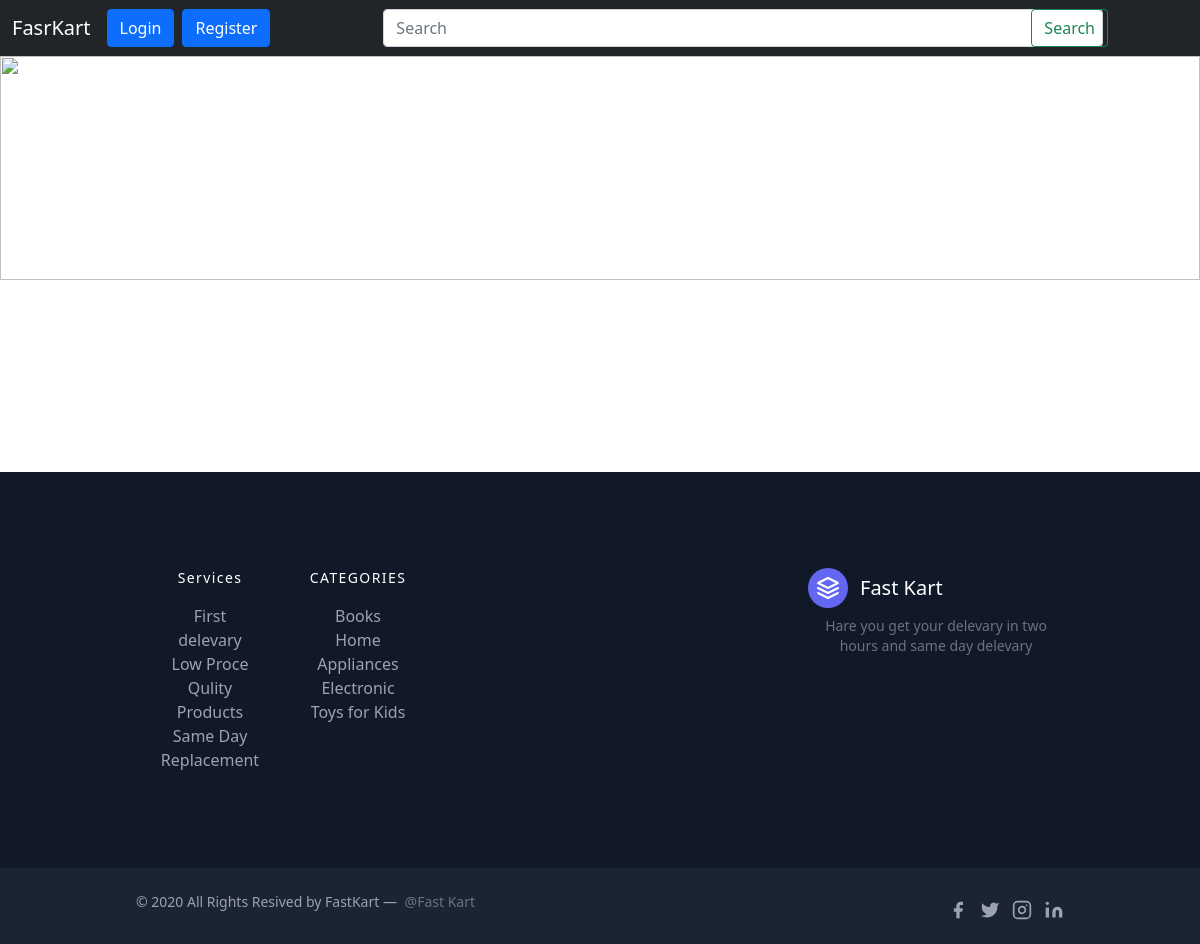
The app's page /catagory/home_appliances, older data.
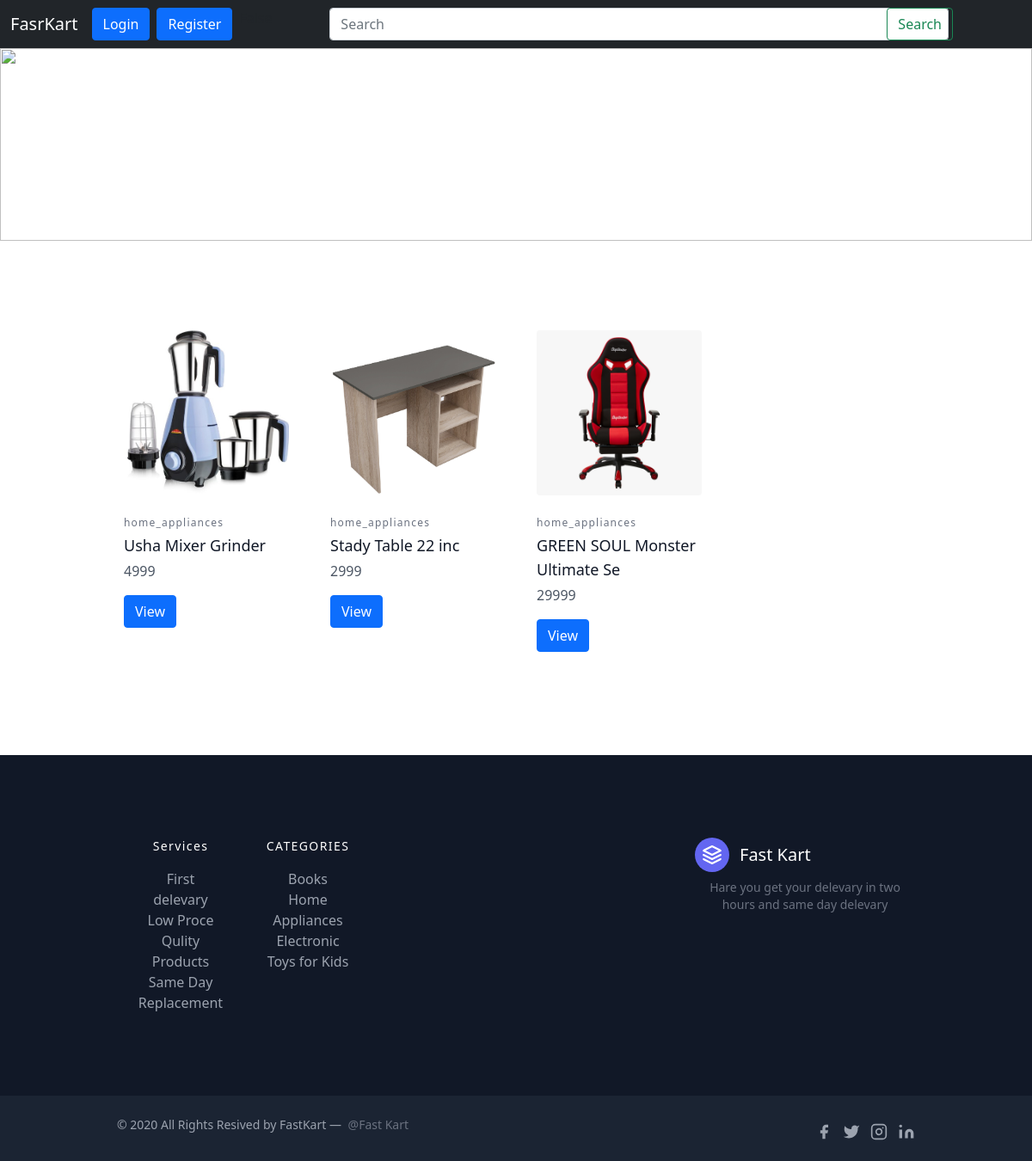
The same page, newer data.
### core/models.py (models this page shows, shortened)
class Product(models.Model):
    product_id = models.AutoField
    product_name = models.CharField(max_length=30)
    category = models.CharField(max_length=50, default="")
    subcategory = models.CharField(max_length=50, default="")
    price = models.IntegerField(default='0')
    desc = models.CharField(max_length=300)
    pub_date = models.DateField()
    images = models.ImageField(upload_to="core/images", default="")

### core/views.py (the view)
# urls.py: path('catagory/<str:cataNmae>', views.catagory, name="catagory"),
def catagory(request, cataNmae):
    AllProds = Product.objects.filter(category=cataNmae)
    params = {"AllProd": AllProds}
    return render(request, 'core/catagory.html', params)

### templates/core/catagory.html (shortened to what this page needs)
{% extends 'core/base.html' %}
{% load static %}
{% block body %}
<body>
    <div id="carouselExampleIndicators" class="carousel slide" data-bs-ride="carousel">
        <div class="carousel-indicators">
            <button type="button" data-bs-target="#carouselExampleIndicators" data-bs-slide-to="0" class="active"
                aria-current="true" aria-label="Slide 1"></button>
            <button type="button" data-bs-target="#carouselExampleIndicators" data-bs-slide-to="1"
                aria-label="Slide 2"></button>
            <button type="button" data-bs-target="#carouselExampleIndicators" data-bs-slide-to="2"
                aria-label="Slide 3"></button>
        </div>
        <div class="carousel-inner">
            <div class="carousel-item active">
                <a href="#"><img src="{% static 'images/1.jpg' %}" class="d-block w-100"></a>
            </div>
        </div>
        <button class="carousel-control-prev" type="button" data-bs-target="#carouselExampleIndicators"
            data-bs-slide="prev">
            <span class="carousel-control-prev-icon" aria-hidden="true"></span>
        </button>
        <button class="carousel-control-next" type="button" data-bs-target="#carouselExampleIndicators"
            data-bs-slide="next">
            <span class="carousel-control-next-icon" aria-hidden="true"></span>
        </button>
    </div>
    <section class="text-gray-600 body-font">
        <div class="container px-5 py-24 mx-auto">
            <div class="flex flex-wrap -m-4">
                {% for products in AllProd %}
                <div class="lg:w-1/4 md:w-1/2 p-4 w-full">
                    <a class="block relative h-48 rounded overflow-hidden">
                        <img alt="ecommerce" class="object-cover object-center w-full h-full block"
                            src="/media/{{products.images}}">
                    </a>
                    <div class="mt-4">
                        <h3 class="text-gray-500 text-xs tracking-widest title-font mb-1">{{products.category}}</h3>
                        <h2 class="text-gray-900 title-font text-lg font-medium">{{products.product_name}}</h2>
                        <p class="mt-1">{{products.price}}</p>
                    </div>
                    <div class="flex">
                        <a href="/product/{{products.id}}"><button class="btn btn-primary my-3">View</button></a>
                    </div>
                </div>
                {% endfor %}
            </div>
        </div>
    </section>
{% endblock body %}

Row changes from the older to the newer data that the page shows:
now on this page (row edited): Product: images (picture), category "home_appliances", product_name "Usha Mixer Grinder", price "4999"
now on this page (row edited): Product: images (picture), category "home_appliances", product_name "Stady Table 22 inc", price "2999"
now on this page (row edited): Product: images (picture), category "home_appliances", product_name "GREEN SOUL Monster Ultimate Se", price "29999"
